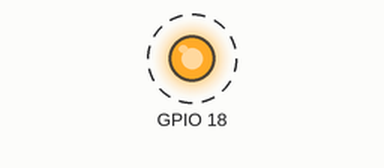
Bench run of a program on a simulated Raspberry Pi (BCM pin numbers). Parts: output pins drawn as LEDs (lit = HIGH). Dashed ring = blinking. What the program prints to the terminal is not drawn.

Above: at 0.5 s.
Timing chart, 0 to 4.6 s (numbered marks = the images above):
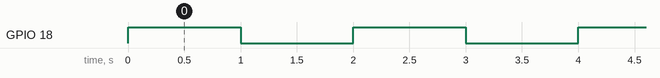

Measured:
- by itself, GPIO 18: alternates HIGH for 1.0 s and LOW for 1.0 s

The program:

led.py
```python
import RPi.GPIO as GPIO
import time

GPIO.setmode(GPIO.BCM)
GPIO.setwarnings(False)
GPIO.setup(18, GPIO.OUT)
while True:
    print("LED (GPIO 18 Port): On")
    GPIO.output(18, GPIO.HIGH)
    time.sleep(1)
    print("LED (GPIO 18 Port): Off")
    GPIO.output(18, GPIO.LOW)
    time.sleep(1)
```
